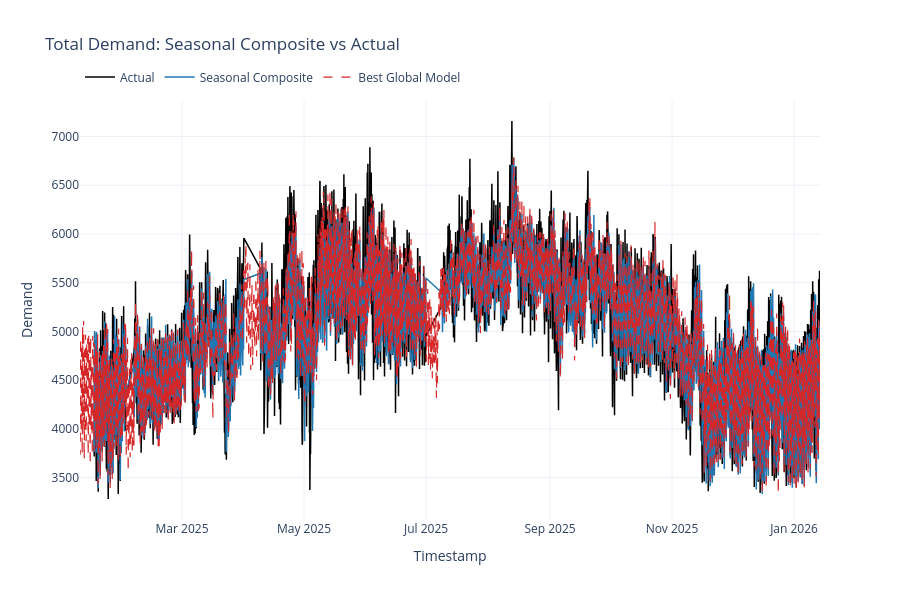

Notebook code cell kept with this figure:
### Code cell
plot_predictions(seasonal_stitched_df, baseline_prediction_df)

seasonal_stitched_df.to_csv(RESULTS_DIR / "seasonal_best_models_eval_predictions.csv", index=False)
seasonal_group_metrics_df.to_csv(RESULTS_DIR / "seasonal_best_models_eval_group_metrics.csv", index=False)
comparison_df.to_csv(RESULTS_DIR / "seasonal_best_models_eval_comparison.csv", index=False)

print("Saved:")
print(RESULTS_DIR / "seasonal_best_models_eval_predictions.csv")
print(RESULTS_DIR / "seasonal_best_models_eval_group_metrics.csv")
print(RESULTS_DIR / "seasonal_best_models_eval_comparison.csv")

### Figure 1 — Plotly figure (JSON) as saved in the notebook; plotly's stock layout.template omitted (floating-point values rounded to 4 significant figures; data arrays with more than 128 entries replaced by an {"elided": "..."} marker saying what was removed)
{"data": [{"line": {"color": "black", "width": 1.5}, "mode": "lines", "name": "Actual", "type": "scatter", "x": {"elided": "5488 str values"}, "y": {"elided": "5488 float values"}}, {"line": {"color": "#1f77b4", "width": 1.5}, "mode": "lines", "name": "Seasonal Composite", "type": "scatter", "x": {"elided": "5488 str values"}, "y": {"elided": "5488 float values"}}, {"line": {"color": "#d62728", "dash": "dash", "width": 1.2}, "mode": "lines", "name": "Best Global Model", "type": "scatter", "x": {"elided": "5075 str values"}, "y": {"elided": "5075 float values"}}], "layout": {"height": 600, "legend": {"orientation": "h", "x": 0, "xanchor": "left", "y": 1.02, "yanchor": "bottom"}, "title": {"text": "Total Demand: Seasonal Composite vs Actual"}, "xaxis": {"title": {"text": "Timestamp"}}, "yaxis": {"title": {"text": "Demand"}}}}
